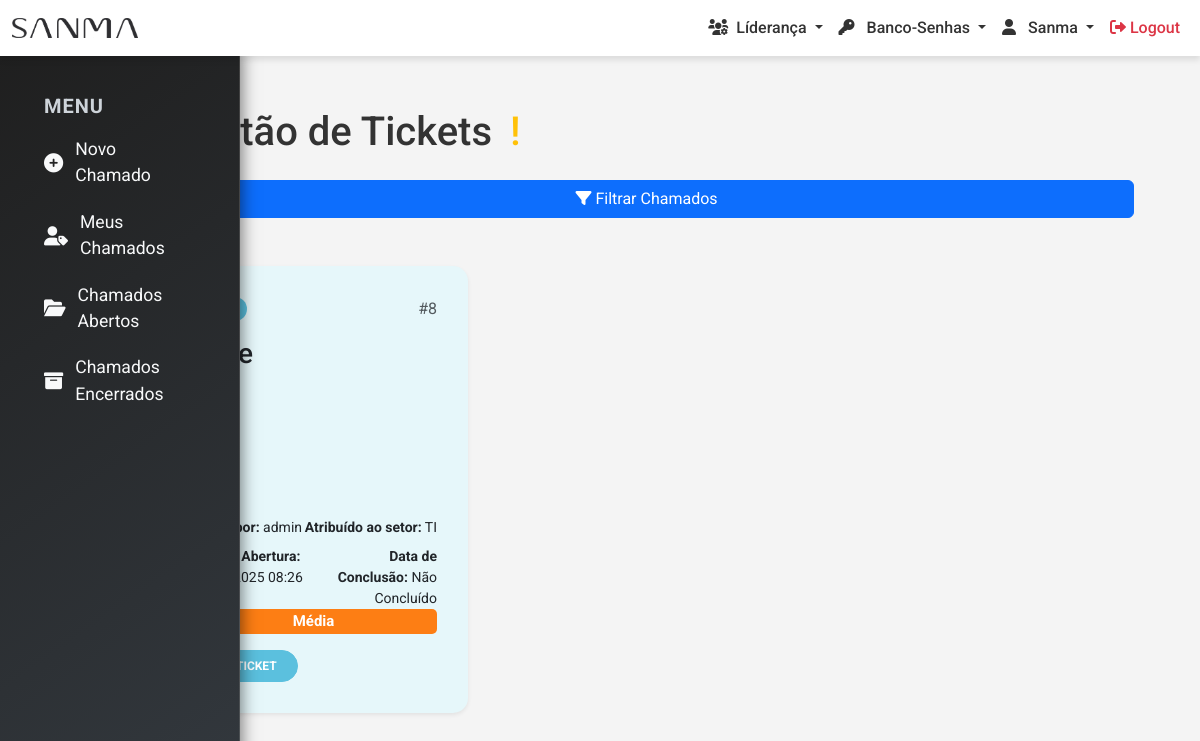
/ordem-servico/chamados_abertos/ (signed in), run on an earlier commit of the app's database.
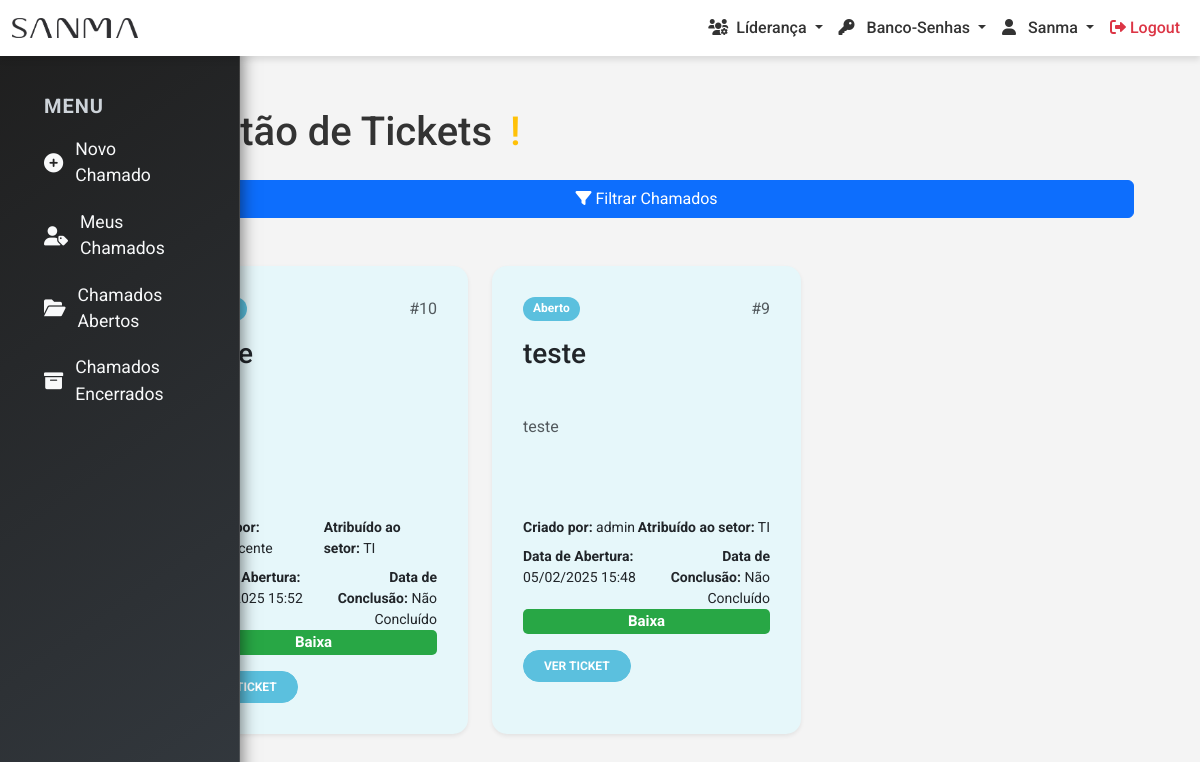
And on a later commit of the database.
### ordem_servico/models.py (models this page shows, shortened)
class Chamado(models.Model):
    STATUS_CHOICES = [
        ('Aberto', 'Aberto'),
        ('Em andamento', 'Em andamento'),
        ('Encaminhado a TOTVS', 'Encaminhado a TOTVS'),
        ('Concluído', 'Concluído'),
        ('Aguardando aprovação', 'Aguardando aprovação'),
        ('Em análise', 'Em análise'),
        ('Em desenvolvimento', 'Em desenvolvimento'),
        ('Manutenção', 'Manutenção'),
    ]
    PRIORIDADE_CHOICES = [
        ('Baixa', 'Baixa'),
        ('Média', 'Média'),
        ('Alta', 'Alta'),
        ('Urgente', 'Urgente'),
    ]
    assunto = models.CharField(max_length=255)
    descricao = models.TextField()
    grupo_responsavel = models.ForeignKey(Group, on_delete=models.CASCADE)
    grupo_trabalho = models.ForeignKey(GrupoTrabalho, null=True, on_delete=models.CASCADE)
    evidencia = models.FileField(upload_to='evidencias/', null=True, blank=True)
    grupos_liberados = models.ManyToManyField(Group, related_name='chamados_liberados', blank=True)
    data_abertura = models.DateTimeField(auto_now_add=True)
    data_conclusao = models.DateTimeField(null=True, blank=True)
    status = models.CharField(max_length=20, choices=STATUS_CHOICES)
    prioridade = models.CharField(max_length=10, choices=PRIORIDADE_CHOICES)
    prioridade_cliente = models.CharField(max_length=10, null=True, blank=True)
    criado_por = models.ForeignKey(User, on_delete=models.SET_NULL, null=True)
    numero_ticket = models.CharField(max_length=100, null=True, blank=True)

### ordem_servico/views/chamado.py (the view, shortened to what this page needs)
# urls.py: path('chamados_abertos/', chamados_abertos, name='chamados_abertos'), # Menu Lateral para chamados
@login_required
def chamados_abertos(request):
    grupos_usuario = request.user.groups.all()
    is_lideranca_or_admin = any(grupo.name in ['LIDERANÇA', 'ADMIN'] for grupo in grupos_usuario)
    if is_lideranca_or_admin:
        chamados = Chamado.objects.exclude(status='Concluído')
    action = request.GET.get('action')
    if action == 'filter_status':
        status_selecionados = request.GET.get('status', '').split(',')
        if status_selecionados and status_selecionados != ['']:
            chamados = chamados.filter(status__in=status_selecionados)
            if not chamados.exists():
                messages.info(request, 'Nenhum chamado encontrado para os status selecionados.')
    chamados = chamados.annotate(
        prioridade_order=Case(
            When(prioridade='Urgente', then=Value(1)),
            When(prioridade='Alta', then=Value(2)),
            When(prioridade='Média', then=Value(3)),
            When(prioridade='Baixa', then=Value(4)),
            default=Value(5),
            output_field=IntegerField()
        )
    ).order_by(
        'prioridade_order',
        '-data_abertura'
    )
    return render(request, 'ordem_servico/listar_chamados.html', {
        'chamados': chamados,
        'status_selecionados': status_selecionados if action == 'filter_status' else [],
        'search': search if action == 'search_user' else '',
    })

### templates/ordem_servico/listar_chamados.html (shortened to what this page needs)
{% extends 'core/base.html' %}
{% load static %}
{% block extra_css %}
<link rel="stylesheet" href="{% static 'css/ordem_servico/listar_chamados.css' %}">
<link rel="stylesheet" href="{% static 'css/ordem_servico/menu_os.css' %}">
{% endblock %}
{% block content %}
    <div class="container">
        <div class="row">
            <div class="col-md-1">
                {% include 'ordem_servico/menu_os.html' %}
            </div>
                <div class="col-md-11">
                    <div class="container mt-3">
                        <div class="container mt-3">
                            <h1 class="text-left mb-4">
                                Gestão de Tickets
                                <span
                                    class="text-warning ms-2"
                                    data-bs-toggle="tooltip"
                                    data-bs-placement="right"
                                    title="Esta página mostra seus tickets ou os tickets do seu setor."
                                >
                                    &#33;
                                </span>
                            </h1>
                        </div>
                       <form method="get" action="{% url 'listar_chamados' %}" class="d-flex flex-column gap-4 mb-4">
                        <button type="button" id="toggle-filters" class="btn btn-primary mb-4">
                            <i class="fas fa-filter"></i> Filtrar Chamados
                        </button>
                    </form>
                    <div class="row">
                        {% for chamado in chamados %}
                        <div class="col-md-6 col-lg-4 mb-4">
                            <div class="card shadow-sm border-0 h-100 chamado-card" data-status="{{ chamado.status }}">
                                <div class="card-body d-flex flex-column">
                                    <div class="d-flex justify-content-between">
                                        <span class="badge chamado-status" data-status="{{ chamado.status }}">
                                            {{ chamado.status }}
                                        </span>
                                        <span class="text-muted">#{{ chamado.id }}</span>
                                    </div>
                                    <h3 class="card-title mt-3">{{ chamado.assunto }}</h3>
                                    <p class="card-text text-muted">{{ chamado.descricao }}</p>
                                    <div class="d-flex justify-content-between mt-3">
                                        <small><strong>Criado por:</strong>
                                            {% if chamado.criado_por %}
                                                {{ chamado.criado_por.username }}
                                            {% else %}
                                                Não Informado
                                            {% endif %}
                                        </small>
                                        <small><strong>Atribuído ao setor:</strong>
                                            {% if chamado.grupo_responsavel %}
                                                {{ chamado.grupo_responsavel.name }}
                                            {% else %}
                                                Não Atribuído
                                            {% endif %}
                                        </small>
                                    </div>
                                    <div class="d-flex justify-content-between mt-2">
                                        <div class="d-flex flex-grow-1 text-start">
                                            <small><strong>Data de Abertura:</strong> {{ chamado.data_abertura|date:"d/m/Y H:i" }}</small>
                                        </div>
                                        <div class="d-flex flex-grow-1 text-end">
                                            <small><strong>Data de Conclusão:</strong>
                                                {% if chamado.data_conclusao %}
                                                    {{ chamado.data_conclusao|date:"d/m/Y H:i" }}
                                                {% else %}
                                                    Não Concluído
                                                {% endif %}
                                            </small>
                                        </div>
                                    </div>
                                    <span class="badge chamado-prioridade" data-prioridade="{{ chamado.prioridade }}">
                                        {{ chamado.prioridade }}
                                    </span>
                                    <div class="mt-3">
                                        <a href="{% url 'visualizar_chamado' chamado.id %}" class="btn btn-sm chamado-btn" data-status="{{ chamado.status }}">
                                             Ver Ticket
                                        </a>
                                    </div>
                                </div>
                            </div>
                        </div>
                        {% empty %}
                        <div class="col-12">
                            <div class="alert alert-info">
                                Nenhum chamado encontrado.
                            </div>
                        </div>
                        {% endfor %}
                    </div>
                </div>
            </div>
        </div>
    </div>
</div>
{% endblock %}

### templates/core/base.html (shortened to what this page needs)
<!DOCTYPE html>
<html lang="pt-br">
<head>
    {% load static %}
    <link href="https://cdn.jsdelivr.net/npm/bootstrap@5.3.0/dist/css/bootstrap.min.css" rel="stylesheet">
    <link rel="stylesheet" href="{% static 'css/base.css' %}">
    <link href="https://cdnjs.cloudflare.com/ajax/libs/font-awesome/6.0.0-beta3/css/all.min.css" rel="stylesheet">
    {% block extra_css %}
    {% endblock %}
</head>
<body>
    <nav class="navbar navbar-expand-lg navbar-light bg-white">
        <div class="container-fluid">
            <a class="navbar-brand d-flex align-items-center" href="{% url 'home' %}">
                <img src="{% static 'images/logo_base_top.png' %}" alt="Logo" class="me-2" style="height: 20px;">
            </a>
            <div class="collapse navbar-collapse" id="navbarNav">
                <ul class="navbar-nav ms-auto">
                    {% if user.is_authenticated %}
                        <li class="nav-item dropdown">
                            <a class="nav-link dropdown-toggle" href="#" id="navbarLideres" role="button" data-bs-toggle="dropdown" aria-expanded="false">
                                <i class="fas fa-users-cog me-1"></i> Líderança
                            </a>
                        </li>
                        <li class="nav-item dropdown">
                            <a class="nav-link dropdown-toggle" href="#" id="navbarUsuarios" role="button" data-bs-toggle="dropdown" aria-expanded="false">
                                <i class="fas fa-key me-2"></i>
                                <span>Banco-Senhas</span>
                            </a>
                        </li>
                        <li class="nav-item dropdown">
                            <a class="nav-link dropdown-toggle" href="#" id="navbarUsuarios" role="button" data-bs-toggle="dropdown" aria-expanded="false">
                                <i class="fas fa-user me-2"></i>
                                <span>Sanma</span>
                            </a>
                        </li>
                        <li class="nav-item">
                            <a class="nav-link text-danger" href="{% url 'logout_confirm' %}">
                                <i class="fas fa-sign-out-alt me-1"></i>Logout
                            </a>
                        </li>
                    {% else %}
                        <li class="nav-item">
                            <a class="nav-link" href="{% url 'login' %}">
                                <i class="fas fa-sign-in-alt me-1"></i>Login
                            </a>
                        </li>
                    {% endif %}
                </ul>
            </div>
        </div>
    </nav>
    <div class="container">
        {% block content %}
        {% endblock %}
</body>
</html>

### templates/ordem_servico/menu_os.html (shortened to what this page needs)
<div class="d-flex">
    <nav id="sidebar" class="bg-dark">
        <div class="p-4">
            <h5>Menu</h5>
            <ul class="list-unstyled">
                <li>
                    <a href="{% url 'criar_chamado' %}" class="nav-link">
                        <i class="fas fa-plus-circle"></i> Novo Chamado
                    </a>
                </li>
                <li>
                    <a href="{% url 'meus_chamados' %}" class="nav-link">
                        <i class="fas fa-user-tag"></i> Meus Chamados
                    </a>
                </li>
                <li>
                    <a href="{% url 'chamados_abertos' %}" class="nav-link">
                        <i class="fas fa-folder-open"></i> Chamados Abertos
                    </a>
                </li>
                <li>
                    <a href="{% url 'chamados_encerrados' %}" class="nav-link">
                        <i class="fas fa-archive"></i> Chamados Encerrados
                    </a>
                </li>
            </ul>
        </div>
    </nav>
    <div id="main-content" class="p-4 flex-grow-1">
    </div>
</div>

### static/css/base.css (style rules this page uses)
body { font-family: 'Roboto', sans-serif; background-color: #f8f9fa; padding-top: 72px; }
.navbar { position: fixed; top: 0; left: 0; width: 100%; box-shadow: 0 4px 6px rgba(0, 0, 0, 0.1); z-index: 1050; background-color: #fff; }
.navbar-brand { font-weight: 700; color: #007bff !important; }
.navbar-nav .nav-link { color: #333; font-weight: 500; }
.container { margin-top: 20px; }

### static/css/ordem_servico/listar_chamados.css (style rules this page uses)
body { background-color: #f4f4f4; color: #333; }
.chamado-card, .mensagem-item { background-color: #f4f4f4; }
.chamado-card { border-radius: 12px; border-width: 2px; transition: all 0.3s ease; padding: 15px; box-shadow: 0 4px 12px rgba(0, 0, 0, 0.1); }
.chamado-card[data-status="Aberto"] { border-color: #5bc0de; background-color: #e6f7fa; }
.chamado-status { color: #fff; border-radius: 15px; padding: 5px 10px; font-weight: bold; }
.chamado-status[data-status="Aberto"] { background-color: #5bc0de; }
.chamado-prioridade { font-size: 15px; padding: 5px 10px; border-radius: 5px; color: white; }
.chamado-prioridade[data-prioridade="Baixa"] { background-color: #28a745; }
.chamado-btn { color: white; border-radius: 20px; padding: 6px 20px; font-size: 12px; font-weight: bold; text-transform: uppercase; display: inline-block; text-align: center; transition: background-color 0.3s ease, transform 0.3s ease; }
.chamado-btn[data-status="Aberto"] { background-color: #5bc0de; border-color: #5bc0de; }
.chamado-card .card-title, .chamado-card .card-text { height: 70px; overflow: hidden; text-overflow: ellipsis; display: -webkit-box; -webkit-box-orient: vertical; }
.chamado-card { background: #fff; border-radius: 15px; box-shadow: 0 5px 15px rgba(0, 0, 0, 0.1); }

### static/css/ordem_servico/menu_os.css (style rules this page uses)
#sidebar { background: linear-gradient(145deg, #1f1f1f, #343a40); backdrop-filter: blur(15px); color: #f8f9fa; position: fixed; top: 50px; left: 0; height: 100vh; width: 240px; z-index: 800; transition: transform 0.3s ease-in-out, width 0.3s ease, background-color 0.5s; overflow-y: auto; box-shadow: 2px 0 15px rgba(0, 0, 0, 0.5); padding-top: 20px; border-right: 1px solid rgba(255, 255, 255, 0.15); }
#main-content { margin-left: 240px; transition: margin-left 0.3s ease; }
#sidebar .nav-link { color: #f8f9fa; background-color: transparent; padding: 10px 20px; font-size: 1.1rem; border-radius: 8px; transition: all 0.3s ease; display: flex; align-items: center; text-decoration: none; }
#sidebar .nav-link i { margin-right: 12px; font-size: 1.2rem; }
#sidebar h5 { color: #ced4da; padding-left: 20px; text-transform: uppercase; font-weight: 700; letter-spacing: 1px; }

What changed in the data, as far as the page shows it:
removed Chamado: id "8", criado_por.username "admin", grupo_responsavel.name "TI", data_abertura "17/01/2025 08:26", shows "Não Concluído", prioridade "Média"
added Chamado: id "10", grupo_responsavel.name "TI", data_abertura "05/02/2025 15:52", shows "Não Concluído", prioridade "Baixa"
added Chamado: status "Aberto", id "9", assunto "teste", descricao "teste", criado_por.username "admin", grupo_responsavel.name "TI", data_abertura "05/02/2025 15:48", shows "Não Concluído", prioridade "Baixa"
